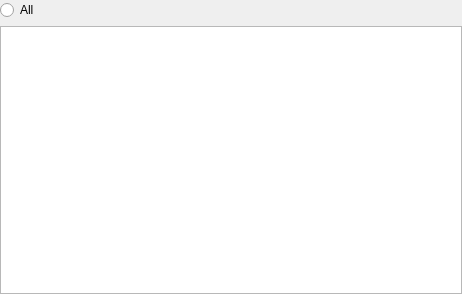
<?xml version="1.0" encoding="UTF-8"?>
<ui version="4.0">
 <class>XMIMEWidget</class>
 <widget class="QWidget" name="XMIMEWidget">
  <property name="geometry">
   <rect>
    <x>0</x>
    <y>0</y>
    <width>462</width>
    <height>294</height>
   </rect>
  </property>
  <property name="windowTitle">
   <string notr="true">MIME</string>
  </property>
  <layout class="QVBoxLayout" name="verticalLayout">
   <property name="leftMargin">
    <number>0</number>
   </property>
   <property name="topMargin">
    <number>0</number>
   </property>
   <property name="rightMargin">
    <number>0</number>
   </property>
   <property name="bottomMargin">
    <number>0</number>
   </property>
   <item>
    <layout class="QHBoxLayout" name="horizontalLayout">
     <item>
      <widget class="QRadioButton" name="radioButtonAll">
       <property name="text">
        <string>All</string>
       </property>
      </widget>
     </item>
     <item>
      <spacer name="horizontalSpacer">
       <property name="orientation">
        <enum>Qt::Horizontal</enum>
       </property>
       <property name="sizeHint" stdset="0">
        <size>
         <width>40</width>
         <height>20</height>
        </size>
       </property>
      </spacer>
     </item>
    </layout>
   </item>
   <item>
    <widget class="QPlainTextEdit" name="plainTextEditMIME">
     <property name="readOnly">
      <bool>true</bool>
     </property>
    </widget>
   </item>
  </layout>
 </widget>
 <resources/>
 <connections/>
</ui>
